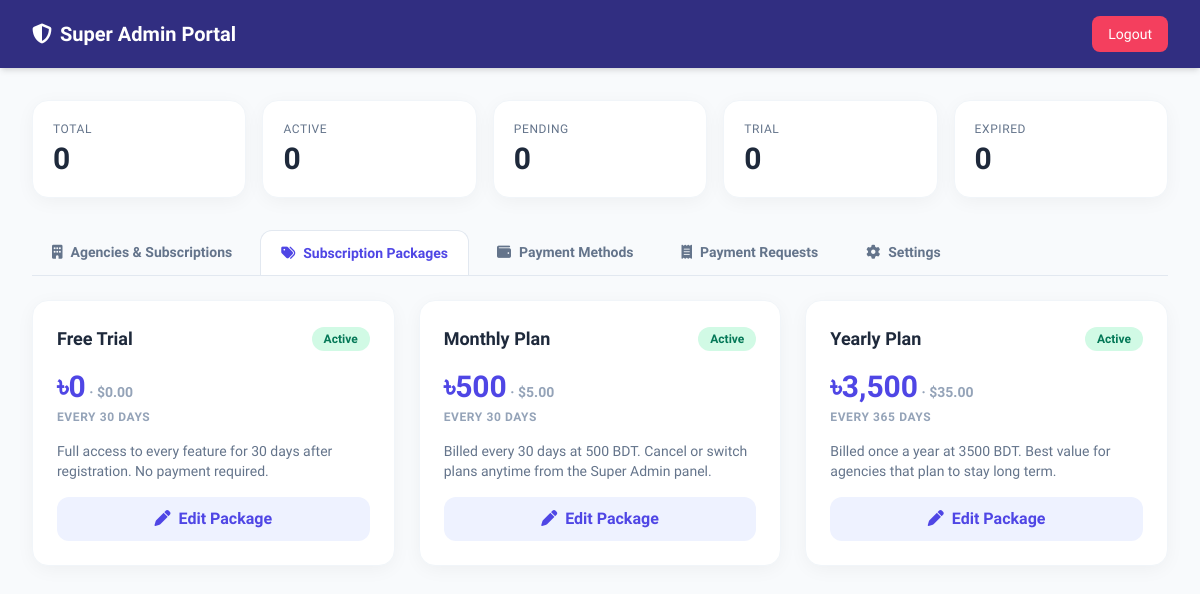
/admin?tab=plans (signed in), run on the app's committed database.
### tables this page shows
CREATE TABLE IF NOT EXISTS subscription_plans (
    id INT AUTO_INCREMENT PRIMARY KEY,
    plan_key VARCHAR(20) NOT NULL UNIQUE,
    name VARCHAR(100) NOT NULL,
    price DECIMAL(10,2) NOT NULL DEFAULT 0,
    price_usd DECIMAL(10,2) NOT NULL DEFAULT 0,
    duration_days INT NOT NULL DEFAULT 30,
    is_active TINYINT(1) DEFAULT 1,
    terms TEXT NULL,
    updated_at TIMESTAMP DEFAULT CURRENT_TIMESTAMP ON UPDATE CURRENT_TIMESTAMP
);

### index.php (called while the page is built, shortened)
<?php
require_once __DIR__ . '/includes/db.php';
require_once __DIR__ . '/includes/helpers.php';
require_once __DIR__ . '/pages/superadmin.php';
require __DIR__ . '/includes/actions.php';
require __DIR__ . '/includes/router.php';

### includes/actions.php (called while the page is built, shortened)
<?php
$_uriPath  = parse_url($_SERVER['REQUEST_URI'] ?? '/', PHP_URL_PATH);
$_segments = array_values(array_filter(explode('/', trim($_uriPath, '/'))));
$_seg0     = $_segments[0] ?? '';
if (!$_seg0 || $_seg0 === 'index.php') {
    $route = 'home';
} else {
    switch ($_seg0) {
        case 'admin':           $route = 'admin_dashboard'; break;
    }
}

### includes/helpers.php (called while the page is built, shortened)
<?php
function xss_clean($data) {
    return htmlspecialchars($data ?? '', ENT_QUOTES, 'UTF-8');
}
function getSubscriptionPlans($conn) {
    $rows = $conn->query("SELECT * FROM subscription_plans ORDER BY price ASC")->fetchAll(PDO::FETCH_ASSOC);
    $plans = [];
    foreach ($rows as $r) { $plans[$r['plan_key']] = $r; }
    return $plans;
}

### pages/superadmin.php (the view, shortened to what this page needs)
<?php
function renderSuperAdmin($conn) {
    $tab = $_GET['tab'] ?? 'agencies';
    $plans = getSubscriptionPlans($conn);
    $stats = [
        'Total' => $conn->query("SELECT COUNT(*) FROM agencies")->fetchColumn(),
        'Active' => $conn->query("SELECT COUNT(*) FROM agencies WHERE status='Active'")->fetchColumn(),
        'Pending' => $conn->query("SELECT COUNT(*) FROM agencies WHERE status='Pending Approval'")->fetchColumn(),
        'Trial' => $conn->query("SELECT COUNT(*) FROM agencies WHERE subscription_plan='Trial' AND subscription_expires_at >= NOW()")->fetchColumn(),
        'Expired' => $conn->query("SELECT COUNT(*) FROM agencies WHERE subscription_expires_at < NOW()")->fetchColumn(),
    ];
?>
    <div class="min-h-screen bg-slate-50 flex flex-col">
        <header class="bg-indigo-900 text-white px-8 py-4 flex justify-between items-center shadow-md">
            <h1 class="text-xl font-bold"><i class="fa-solid fa-shield-halved mr-2"></i>Super Admin Portal</h1>
            <a href="/logout" class="bg-rose-500 px-4 py-2 rounded-lg text-sm font-medium hover:bg-rose-600">Logout</a>
        </header>
        <main class="flex-1 p-8 max-w-7xl mx-auto w-full">
            <div class="grid grid-cols-2 md:grid-cols-5 gap-4 mb-8">
                <?php foreach($stats as $label => $val): ?>
                    <div class="bg-white p-5 rounded-2xl soft-shadow border border-slate-100">
                        <p class="text-slate-500 font-medium text-xs uppercase tracking-wider"><?= $label ?></p>
                        <p class="text-3xl font-bold text-slate-800 mt-1"><?= $val ?></p>
                    </div>
                <?php endforeach; ?>
            </div>
            <div class="flex flex-wrap gap-2 mb-6 border-b border-slate-200">
                <a href="/admin?tab=agencies" class="px-5 py-3 font-bold text-sm rounded-t-xl <?= $tab==='agencies' ? 'bg-white border border-b-0 border-slate-200 text-indigo-600' : 'text-slate-500 hover:text-indigo-600' ?>"><i class="fa-solid fa-building mr-2"></i>Agencies & Subscriptions</a>
                <a href="/admin?tab=plans" class="px-5 py-3 font-bold text-sm rounded-t-xl <?= $tab==='plans' ? 'bg-white border border-b-0 border-slate-200 text-indigo-600' : 'text-slate-500 hover:text-indigo-600' ?>"><i class="fa-solid fa-tags mr-2"></i>Subscription Packages</a>
                <a href="/admin?tab=payment_methods" class="px-5 py-3 font-bold text-sm rounded-t-xl <?= $tab==='payment_methods' ? 'bg-white border border-b-0 border-slate-200 text-indigo-600' : 'text-slate-500 hover:text-indigo-600' ?>"><i class="fa-solid fa-wallet mr-2"></i>Payment Methods</a>
                <a href="/admin?tab=payment_requests" class="px-5 py-3 font-bold text-sm rounded-t-xl relative <?= $tab==='payment_requests' ? 'bg-white border border-b-0 border-slate-200 text-indigo-600' : 'text-slate-500 hover:text-indigo-600' ?>">
                    <i class="fa-solid fa-receipt mr-2"></i>Payment Requests
                </a>
                <a href="/admin?tab=settings" class="px-5 py-3 font-bold text-sm rounded-t-xl <?= $tab==='settings' ? 'bg-white border border-b-0 border-slate-200 text-indigo-600' : 'text-slate-500 hover:text-indigo-600' ?>"><i class="fa-solid fa-gear mr-2"></i>Settings</a>
            </div>
            <?php if ($tab === 'plans'): ?>
                <div class="grid grid-cols-1 md:grid-cols-3 gap-6">
                    <?php foreach ($plans as $key => $p): ?>
                        <div class="bg-white rounded-2xl soft-shadow border border-slate-100 p-6 flex flex-col">
                            <div class="flex items-center justify-between mb-4">
                                <h3 class="font-extrabold text-slate-800 text-lg"><?= xss_clean($p['name']) ?></h3>
                                <span class="px-3 py-1 text-xs rounded-full font-bold <?= $p['is_active'] ? 'bg-emerald-100 text-emerald-700' : 'bg-slate-100 text-slate-500' ?>"><?= $p['is_active'] ? 'Active' : 'Disabled' ?></span>
                            </div>
                            <p class="text-3xl font-black text-indigo-600 mb-1">৳<?= number_format($p['price'], 0) ?><span class="text-sm font-bold text-slate-400"> &middot; $<?= number_format($p['price_usd'] ?? 0, 2) ?></span></p>
                            <p class="text-xs font-bold text-slate-400 uppercase tracking-wider mb-4">Every <?= $p['duration_days'] ?> days</p>
                            <p class="text-sm text-slate-500 flex-1 mb-4"><?= xss_clean($p['terms']) ?></p>
                            <button onclick="openPlanModal('<?= $key ?>')" class="w-full bg-indigo-50 text-indigo-600 font-bold py-2.5 rounded-xl hover:bg-indigo-100 transition"><i class="fa-solid fa-pen mr-2"></i>Edit Package</button>
                        </div>
                    <?php endforeach; ?>
                </div>
            <?php endif; ?>
        </main>
    </div>
<?php }

### includes/router.php (shortened to what this page needs)
<!DOCTYPE html>
<html lang="en" class="scroll-smooth">
<head>
    <script src="https://cdn.tailwindcss.com"></script>
    <link rel="stylesheet" href="https://cdnjs.cloudflare.com/ajax/libs/font-awesome/6.4.0/css/all.min.css">
</head>
<body class="text-slate-800 selection:bg-blue-500 selection:text-white">
<?php
switch ($route) {
    case 'admin_dashboard':
        renderSuperAdmin($conn); break;
}
?>
</body>
</html>

### includes/router.php (style rules this page uses)
body { font-family: 'Plus Jakarta Sans', sans-serif; background-color: #f8fafc; }
.soft-shadow { box-shadow: 0 4px 20px -2px rgba(0,0,0,0.05); }

### data on the page
subscription_plans: name "Free Trial", is_active "Active", price "0", price_usd "0.00", duration_days "30", terms "Full access to every feature for 30 days after registration. No payment required."
subscription_plans: name "Monthly Plan", is_active "Active", price "500", price_usd "5.00", duration_days "30", terms "Billed every 30 days at 500 BDT. Cancel or switch plans anytime from the Super Admin panel."
subscription_plans: name "Yearly Plan", is_active "Active", price "3,500", price_usd "35.00", duration_days "365", terms "Billed once a year at 3500 BDT. Best value for agencies that plan to stay long term."

### other printed values
$label "TOTAL"
$val "0"
$label "ACTIVE"
$label "PENDING"
$label "TRIAL"
$label "EXPIRED"
